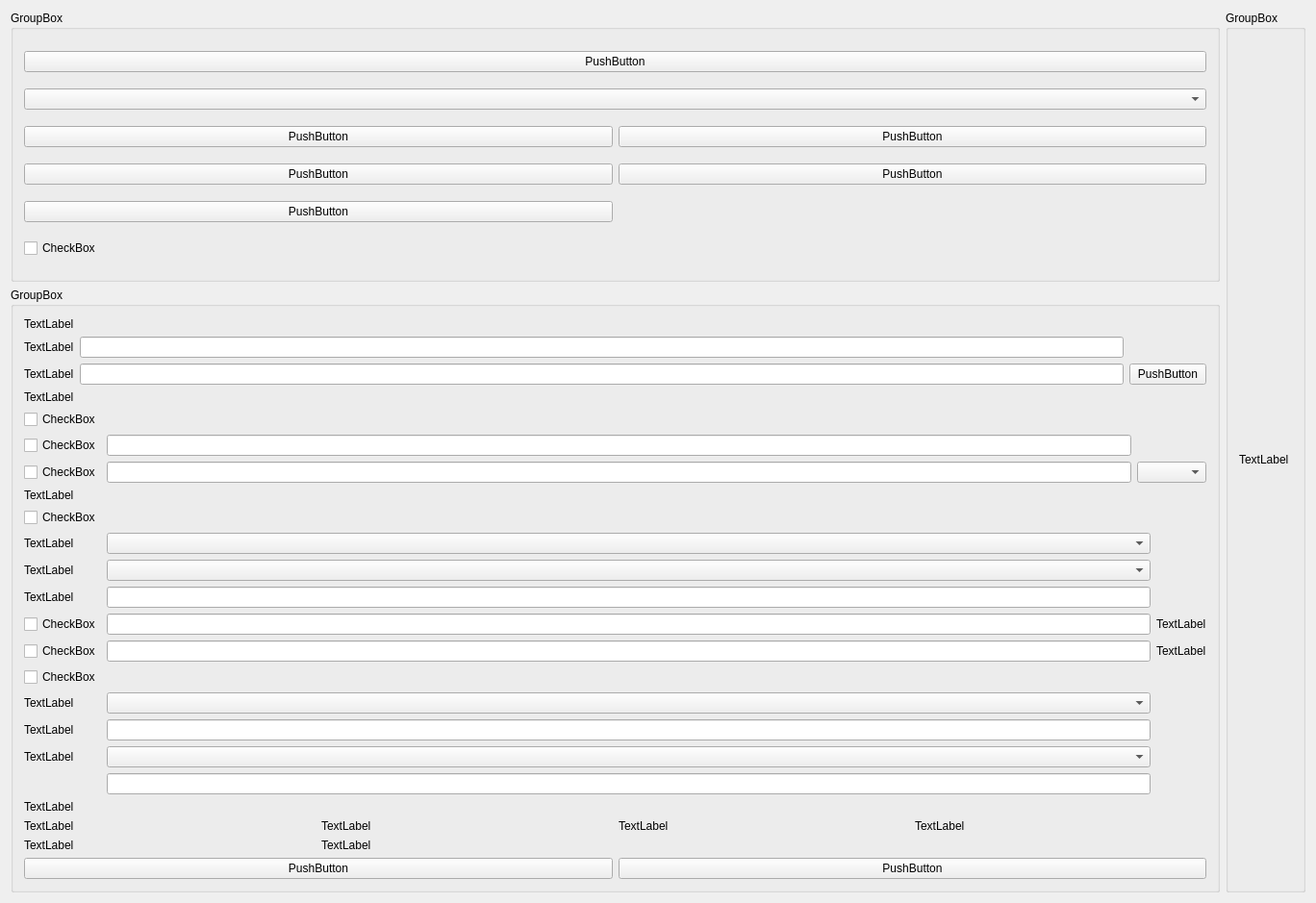
<?xml version="1.0" encoding="UTF-8"?>
<ui version="4.0">
 <class>GxVideoImageSaveClass</class>
 <widget class="QMainWindow" name="GxVideoImageSaveClass">
  <property name="geometry">
   <rect>
    <x>0</x>
    <y>0</y>
    <width>1368</width>
    <height>939</height>
   </rect>
  </property>
  <property name="windowTitle">
   <string>GxVideoImageSave</string>
  </property>
  <widget class="QWidget" name="centralWidget">
   <layout class="QHBoxLayout" name="horizontalLayout" stretch="1,0">
    <item>
     <layout class="QVBoxLayout" name="verticalLayout">
      <item>
       <widget class="QGroupBox" name="groupBox_DevCtrl">
        <property name="title">
         <string>GroupBox</string>
        </property>
        <layout class="QGridLayout" name="gridLayout">
         <property name="sizeConstraint">
          <enum>QLayout::SetMinimumSize</enum>
         </property>
         <item row="3" column="1">
          <widget class="QPushButton" name="pushButton_StopSnap">
           <property name="text">
            <string>PushButton</string>
           </property>
          </widget>
         </item>
         <item row="6" column="0" colspan="2">
          <widget class="QCheckBox" name="checkBox_ShowImg">
           <property name="text">
            <string>CheckBox</string>
           </property>
          </widget>
         </item>
         <item row="0" column="0" colspan="2">
          <widget class="QPushButton" name="pushButton_EnumDev">
           <property name="text">
            <string>PushButton</string>
           </property>
          </widget>
         </item>
         <item row="2" column="0">
          <widget class="QPushButton" name="pushButton_OpenDev">
           <property name="text">
            <string>PushButton</string>
           </property>
          </widget>
         </item>
         <item row="1" column="0" colspan="2">
          <widget class="QComboBox" name="comboBox_DevList"/>
         </item>
         <item row="4" column="0">
          <widget class="QPushButton" name="pushButton_OpenProp">
           <property name="text">
            <string>PushButton</string>
           </property>
          </widget>
         </item>
         <item row="3" column="0">
          <widget class="QPushButton" name="pushButton_StartSnap">
           <property name="text">
            <string>PushButton</string>
           </property>
          </widget>
         </item>
         <item row="2" column="1">
          <widget class="QPushButton" name="pushButton_CloseDev">
           <property name="text">
            <string>PushButton</string>
           </property>
          </widget>
         </item>
        </layout>
       </widget>
      </item>
      <item>
       <widget class="QGroupBox" name="groupBox_VideoImageSave">
        <property name="title">
         <string>GroupBox</string>
        </property>
        <layout class="QVBoxLayout" name="verticalLayout_2">
         <item>
          <layout class="QGridLayout" name="gridLayout_BasicParam" columnstretch="0,0,0">
           <item row="2" column="0">
            <widget class="QLabel" name="label_BufNum">
             <property name="text">
              <string>TextLabel</string>
             </property>
            </widget>
           </item>
           <item row="3" column="0">
            <widget class="QLabel" name="label_FileSavePath">
             <property name="text">
              <string>TextLabel</string>
             </property>
            </widget>
           </item>
           <item row="3" column="1">
            <widget class="QLineEdit" name="lineEdit_FileSavePath"/>
           </item>
           <item row="0" column="0">
            <widget class="QLabel" name="label_BasicParam">
             <property name="text">
              <string>TextLabel</string>
             </property>
            </widget>
           </item>
           <item row="2" column="1">
            <widget class="QLineEdit" name="lineEdit_BufNum"/>
           </item>
           <item row="3" column="2">
            <widget class="QPushButton" name="pushButton_FileSavePath">
             <property name="text">
              <string>PushButton</string>
             </property>
            </widget>
           </item>
          </layout>
         </item>
         <item>
          <layout class="QGridLayout" name="gridLayout_FrameNumOrTime" columnstretch="0,0,0">
           <item row="4" column="0">
            <widget class="QCheckBox" name="checkBox_Time">
             <property name="text">
              <string>CheckBox</string>
             </property>
            </widget>
           </item>
           <item row="2" column="0">
            <widget class="QCheckBox" name="checkBox_MaxFrame">
             <property name="text">
              <string>CheckBox</string>
             </property>
            </widget>
           </item>
           <item row="1" column="0">
            <widget class="QCheckBox" name="checkBox_Unlimit">
             <property name="text">
              <string>CheckBox</string>
             </property>
            </widget>
           </item>
           <item row="2" column="1">
            <widget class="QLineEdit" name="lineEdit_MaxFrame"/>
           </item>
           <item row="4" column="1">
            <widget class="QLineEdit" name="lineEdit_Time"/>
           </item>
           <item row="0" column="0">
            <widget class="QLabel" name="label_FrameNumOrTime">
             <property name="text">
              <string>TextLabel</string>
             </property>
            </widget>
           </item>
           <item row="4" column="2">
            <widget class="QComboBox" name="comboBox_Time"/>
           </item>
          </layout>
         </item>
         <item>
          <layout class="QGridLayout" name="gridLayout_SetSave" columnstretch="0,0,0,0">
           <item row="3" column="2">
            <widget class="QComboBox" name="comboBox_CfaMethod"/>
           </item>
           <item row="0" column="0">
            <widget class="QLabel" name="label_SetSave">
             <property name="text">
              <string>TextLabel</string>
             </property>
            </widget>
           </item>
           <item row="6" column="2">
            <widget class="QLineEdit" name="lineEdit_SaveImgTime"/>
           </item>
           <item row="5" column="2">
            <widget class="QLineEdit" name="lineEdit_SaveImgFrame"/>
           </item>
           <item row="5" column="3">
            <widget class="QLabel" name="label_Frame">
             <property name="text">
              <string>TextLabel</string>
             </property>
            </widget>
           </item>
           <item row="6" column="0">
            <widget class="QCheckBox" name="checkBox_SaveImgTime">
             <property name="text">
              <string>CheckBox</string>
             </property>
            </widget>
           </item>
           <item row="8" column="2">
            <widget class="QComboBox" name="comboBox_VideoType"/>
           </item>
           <item row="2" column="0">
            <widget class="QLabel" name="label_ImgType">
             <property name="text">
              <string>TextLabel</string>
             </property>
            </widget>
           </item>
           <item row="6" column="3">
            <widget class="QLabel" name="label_Time">
             <property name="text">
              <string>TextLabel</string>
             </property>
            </widget>
           </item>
           <item row="11" column="2">
            <widget class="QLineEdit" name="lineEdit_VideoFrameRate"/>
           </item>
           <item row="9" column="2">
            <widget class="QLineEdit" name="lineEdit_VideoBitRate"/>
           </item>
           <item row="10" column="2">
            <widget class="QComboBox" name="comboBox_VideoFrameRateType"/>
           </item>
           <item row="5" column="0">
            <widget class="QCheckBox" name="checkBox_SaveImgFrame">
             <property name="text">
              <string>CheckBox</string>
             </property>
            </widget>
           </item>
           <item row="8" column="0">
            <widget class="QLabel" name="label_VideoType">
             <property name="text">
              <string>TextLabel</string>
             </property>
            </widget>
           </item>
           <item row="9" column="0">
            <widget class="QLabel" name="label_VideoBitRate">
             <property name="text">
              <string>TextLabel</string>
             </property>
            </widget>
           </item>
           <item row="3" column="0">
            <widget class="QLabel" name="label_CfaMethod">
             <property name="text">
              <string>TextLabel</string>
             </property>
            </widget>
           </item>
           <item row="2" column="2">
            <widget class="QComboBox" name="comboBox_ImgType"/>
           </item>
           <item row="1" column="0">
            <widget class="QCheckBox" name="checkBox_SaveImg">
             <property name="text">
              <string>CheckBox</string>
             </property>
            </widget>
           </item>
           <item row="10" column="0">
            <widget class="QLabel" name="label_VideoFrameRate">
             <property name="text">
              <string>TextLabel</string>
             </property>
            </widget>
           </item>
           <item row="7" column="0">
            <widget class="QCheckBox" name="checkBox_SaveVideo">
             <property name="text">
              <string>CheckBox</string>
             </property>
            </widget>
           </item>
           <item row="4" column="0">
            <widget class="QLabel" name="label_ImgQuality">
             <property name="text">
              <string>TextLabel</string>
             </property>
            </widget>
           </item>
           <item row="4" column="2">
            <widget class="QLineEdit" name="lineEdit_ImgQuality"/>
           </item>
          </layout>
         </item>
         <item>
          <layout class="QGridLayout" name="gridLayout_Msg">
           <item row="0" column="0">
            <widget class="QLabel" name="label_Msg">
             <property name="text">
              <string>TextLabel</string>
             </property>
            </widget>
           </item>
           <item row="4" column="0">
            <widget class="QLabel" name="label_DiscardFrames">
             <property name="text">
              <string>TextLabel</string>
             </property>
            </widget>
           </item>
           <item row="4" column="1">
            <widget class="QLabel" name="label_DiscardFramesNum">
             <property name="text">
              <string>TextLabel</string>
             </property>
            </widget>
           </item>
           <item row="3" column="0">
            <widget class="QLabel" name="label_MemFrames">
             <property name="text">
              <string>TextLabel</string>
             </property>
            </widget>
           </item>
           <item row="3" column="1">
            <widget class="QLabel" name="label_MemFramesNum">
             <property name="text">
              <string>TextLabel</string>
             </property>
            </widget>
           </item>
           <item row="3" column="2">
            <widget class="QLabel" name="label_HDFrames">
             <property name="text">
              <string>TextLabel</string>
             </property>
            </widget>
           </item>
           <item row="3" column="3">
            <widget class="QLabel" name="label_HDFramesNum">
             <property name="text">
              <string>TextLabel</string>
             </property>
            </widget>
           </item>
          </layout>
         </item>
         <item>
          <layout class="QHBoxLayout" name="horizontalLayout_2">
           <item>
            <widget class="QPushButton" name="pushButton_Start">
             <property name="text">
              <string>PushButton</string>
             </property>
            </widget>
           </item>
           <item>
            <widget class="QPushButton" name="pushButton_Stop">
             <property name="text">
              <string>PushButton</string>
             </property>
            </widget>
           </item>
          </layout>
         </item>
        </layout>
       </widget>
      </item>
     </layout>
    </item>
    <item>
     <widget class="QGroupBox" name="groupBox_Show">
      <property name="title">
       <string>GroupBox</string>
      </property>
      <layout class="QGridLayout" name="gridLayout_2">
       <item row="0" column="0">
        <widget class="QLabel" name="label_ImageShow">
         <property name="text">
          <string>TextLabel</string>
         </property>
        </widget>
       </item>
      </layout>
     </widget>
    </item>
   </layout>
  </widget>
 </widget>
 <layoutdefault spacing="6" margin="11"/>
 <resources>
  <include location="GxVideoImageSave.qrc"/>
 </resources>
 <connections/>
</ui>
